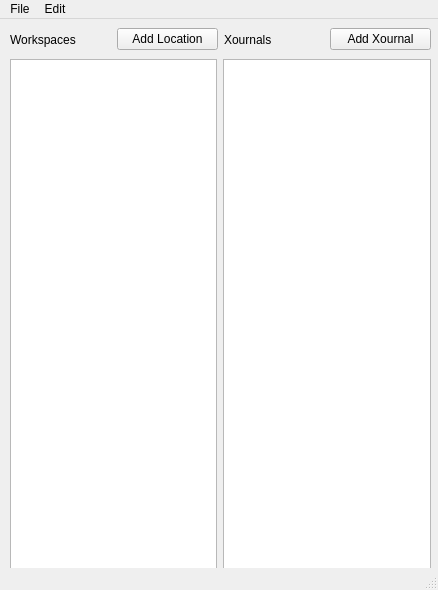
<?xml version="1.0" encoding="UTF-8"?>
<ui version="4.0">
 <class>MainWindow</class>
 <widget class="QMainWindow" name="MainWindow">
  <property name="geometry">
   <rect>
    <x>0</x>
    <y>0</y>
    <width>438</width>
    <height>590</height>
   </rect>
  </property>
  <property name="windowTitle">
   <string>MainWindow</string>
  </property>
  <widget class="QWidget" name="centralwidget">
   <widget class="QWidget" name="layoutWidget">
    <property name="geometry">
     <rect>
      <x>10</x>
      <y>0</y>
      <width>421</width>
      <height>41</height>
     </rect>
    </property>
    <layout class="QHBoxLayout" name="horizontalLayout">
     <item>
      <widget class="QLabel" name="label_Locations">
       <property name="text">
        <string>Workspaces</string>
       </property>
      </widget>
     </item>
     <item>
      <widget class="QPushButton" name="buttonAdd_Location">
       <property name="text">
        <string>Add Location</string>
       </property>
      </widget>
     </item>
     <item>
      <widget class="QLabel" name="label_Xournals">
       <property name="text">
        <string>Xournals</string>
       </property>
      </widget>
     </item>
     <item>
      <widget class="QPushButton" name="buttonAdd_Xournal">
       <property name="text">
        <string>Add Xournal</string>
       </property>
      </widget>
     </item>
    </layout>
   </widget>
   <widget class="QWidget" name="horizontalLayoutWidget">
    <property name="geometry">
     <rect>
      <x>10</x>
      <y>40</y>
      <width>421</width>
      <height>511</height>
     </rect>
    </property>
    <layout class="QHBoxLayout" name="horizontalLayout_2">
     <item>
      <widget class="QListWidget" name="locations"/>
     </item>
     <item>
      <widget class="QListWidget" name="xournals"/>
     </item>
    </layout>
   </widget>
  </widget>
  <widget class="QStatusBar" name="statusbar"/>
  <widget class="QMenuBar" name="menubar">
   <property name="geometry">
    <rect>
     <x>0</x>
     <y>0</y>
     <width>438</width>
     <height>23</height>
    </rect>
   </property>
   <widget class="QMenu" name="menuFile">
    <property name="title">
     <string>File</string>
    </property>
    <addaction name="actionAdd_Location"/>
    <addaction name="actionAdd_Xournal"/>
    <addaction name="actionExit"/>
   </widget>
   <widget class="QMenu" name="menuEdit">
    <property name="title">
     <string>Edit</string>
    </property>
    <addaction name="actionUndo"/>
    <addaction name="actionRedo"/>
   </widget>
   <addaction name="menuFile"/>
   <addaction name="menuEdit"/>
  </widget>
  <action name="actionAdd_Location">
   <property name="text">
    <string>Add Location</string>
   </property>
  </action>
  <action name="actionUndo">
   <property name="text">
    <string>Undo</string>
   </property>
  </action>
  <action name="actionRedo">
   <property name="text">
    <string>Redo</string>
   </property>
  </action>
  <action name="actionExit">
   <property name="text">
    <string>Exit</string>
   </property>
  </action>
  <action name="actionAdd_Xournal">
   <property name="text">
    <string>Add Xournal</string>
   </property>
  </action>
 </widget>
 <resources/>
 <connections/>
</ui>
